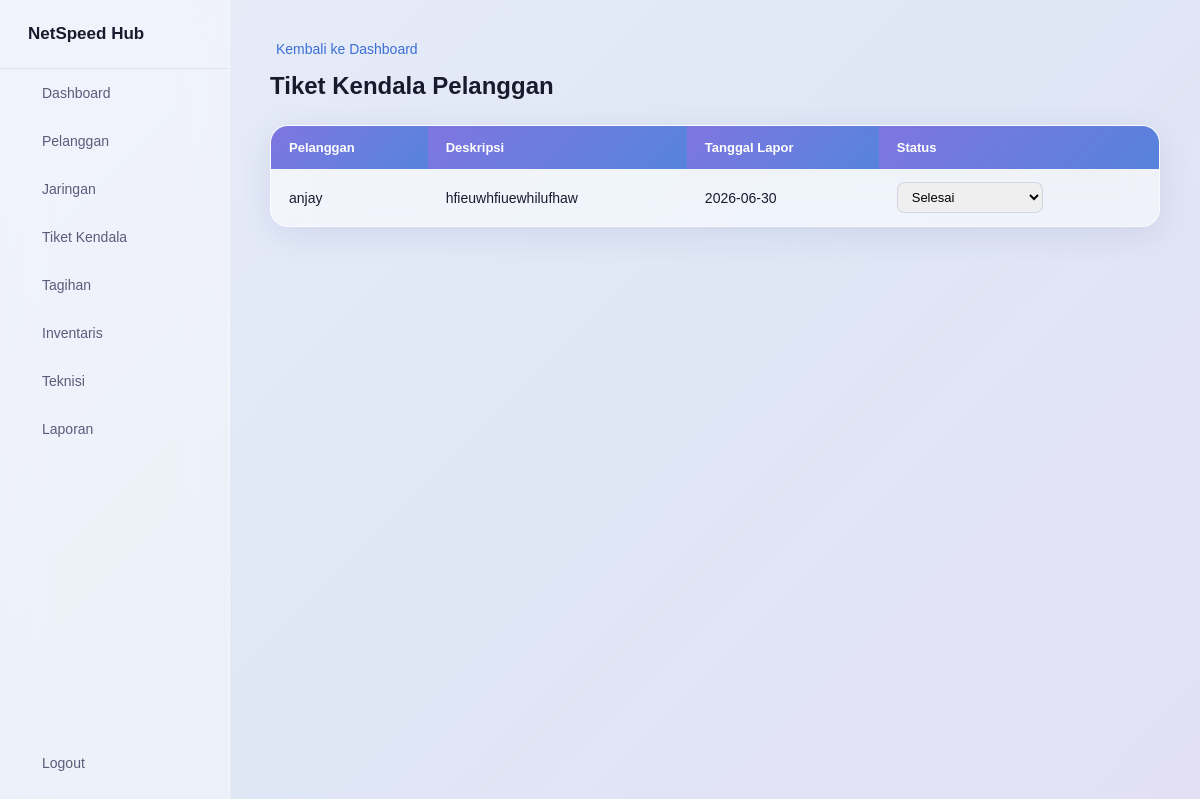
Screenshot of /tiket (signed in) with the database file from the repository.
### tables this page shows
CREATE TABLE tiket_kendala (
            id INTEGER PRIMARY KEY AUTOINCREMENT,
            pelanggan_id INTEGER NOT NULL,
            deskripsi TEXT NOT NULL,
            status TEXT DEFAULT 'Dilaporkan',
            tanggal_lapor TEXT NOT NULL,
            FOREIGN KEY (pelanggan_id) REFERENCES pelanggan (id)
        );

CREATE TABLE pelanggan (
            id INTEGER PRIMARY KEY AUTOINCREMENT,
            nama TEXT NOT NULL,
            no_hp TEXT,
            paket TEXT,
            status TEXT DEFAULT 'Aktif'
        );

### App.py (the view)
@app.route("/tiket")
def tiket():
    if session.get("role") not in ["admin", "teknisi"]:
        return redirect(url_for("login"))
    conn = get_connection()
    cursor = conn.cursor()
    cursor.execute("""
        SELECT tiket_kendala.id, pelanggan.nama, tiket_kendala.deskripsi,
               tiket_kendala.status, tiket_kendala.tanggal_lapor
        FROM tiket_kendala
        JOIN pelanggan ON tiket_kendala.pelanggan_id = pelanggan.id
        ORDER BY tiket_kendala.id DESC
    """)
    daftar_tiket = cursor.fetchall()
    conn.close()
    return render_template("tiket.html", daftar_tiket=daftar_tiket)

### App.py (called while the page is built)
@app.context_processor
def inject_notifikasi():
    if "username" not in session:
        return {}
    conn = get_connection()
    cursor = conn.cursor()
    notif = 0
    if session.get("role") in ["admin", "teknisi"]:
        cursor.execute(
            "SELECT COUNT(*) FROM tiket_kendala WHERE status = 'Dilaporkan'"
        )
        notif = cursor.fetchone()[0]
    elif session.get("role") == "pelanggan":
        cursor.execute(
            "SELECT COUNT(*) FROM tiket_kendala WHERE pelanggan_id = ? AND status = 'Sedang Ditangani'",
            (session.get("pelanggan_id"),)
        )
        notif = cursor.fetchone()[0]
    conn.close()
    return {"jumlah_notifikasi": notif}

### database.py (called while the page is built)
def get_connection():
    conn = sqlite3.connect("database.db")
    conn.row_factory = sqlite3.Row
    return conn

### Templates/tiket.html (shortened to what this page needs)
{% extends "base_teknisi.html" if session.role == "teknisi" else "base.html" %}
{% block content %}
    <a href="{{ url_for('dashboard_teknisi') if session.role == 'teknisi' else url_for('dashboard') }}" class="back-link"> Kembali ke Dashboard</a>
    <h1>Tiket Kendala Pelanggan</h1>
    <table class="data-table">
        <thead>
            <tr>
                <th>Pelanggan</th>
                <th>Deskripsi</th>
                <th>Tanggal Lapor</th>
                <th>Status</th>
            </tr>
        </thead>
        <tbody>
            {% for t in daftar_tiket %}
            <tr>
                <td>{{ t.nama }}</td>
                <td>{{ t.deskripsi }}</td>
                <td>{{ t.tanggal_lapor }}</td>
                <td>
                    <form method="POST" action="{{ url_for('update_status_tiket', id=t.id) }}" style="display:flex; align-items:center; gap:8px;">
                        <select name="status" onchange="this.form.submit()" style="padding:6px 10px; border-radius:8px; border:1px solid rgba(150,150,200,0.3); font-size:13px;">
                            <option value="Selesai" {% if t.status == "Selesai" %}selected{% endif %}>Selesai</option>
                        </select>
                    </form>
                </td>
            </tr>
            {% endfor %}
        </tbody>
    </table>
{% endblock %}

### Static/Style.css (style rules this page uses)
* { margin: 0; padding: 0; box-sizing: border-box; }
body { font-family: Arial, sans-serif; background: linear-gradient(135deg, #e8ecf9 0%, #dfe7f5 50%, #e3e0f5 100%); min-height: 100vh; }
a { text-decoration: none; }
.main-content h1 { color: #1a1a2e; margin-bottom: 25px; font-size: 24px; }
.back-link { display: inline-flex; align-items: center; gap: 6px; margin-bottom: 15px; color: #3b6fd6; font-size: 14px; }
.data-table { width: 100%; border-collapse: separate; border-spacing: 0; background: rgba(255, 255, 255, 0.5); backdrop-filter: blur(16px); border: 1px solid rgba(255, 255, 255, 0.6); border-radius: 18px; overflow: hidden; box-shadow: 0 8px 32px rgba(80, 90, 160, 0.12); }
.data-table th { background: linear-gradient(135deg, rgba(106, 95, 219, 0.85), rgba(59, 111, 214, 0.85)); color: white; text-align: left; padding: 14px 18px; font-size: 13px; }
.data-table td { padding: 13px 18px; border-bottom: 1px solid rgba(150, 150, 200, 0.15); font-size: 14px; color: #1a1a2e; }
.data-table tbody tr { transition: background-color 0.15s; }
.data-table tr:last-child td { border-bottom: none; }

### rows the page displays
tiket_kendala: nama "anjay", deskripsi "hfieuwhfiuewhilufhaw", tanggal_lapor "2026-06-30", status "Selesai"
